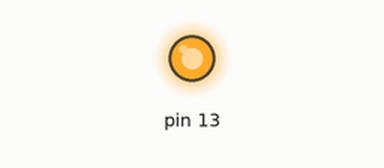
A sketch run on a simulated Arduino Uno, built with avr-gcc and run on an emulated ATmega328P. Parts: output pins drawn as LEDs (lit = HIGH).

Above: at 0.5 s.
At 7.0 s:
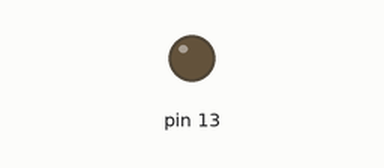
Timing chart, 0 to 11.7 s (numbered marks = the images above):
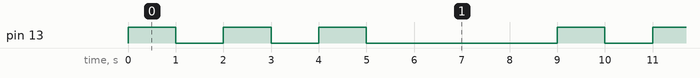

Measured:
- by itself, pin 13: repeats every 9.0 s: 2 × (LOW 1.0 s, HIGH 1.0 s), LOW 4.0 s, HIGH 1.0 s
- by itself, everything shown: repeats every 9.0 s, in 6 steps

The sketch:

heartbeat.ino
```cpp
int count=1;
void setup() {
 pinMode (13, OUTPUT);
}

void loop() {
 for(count=1; count<1000; count++)
 {
   if (count%4!=0)
   {
    digitalWrite(13, HIGH);
    delay(1000);
    digitalWrite(13, LOW);
    delay(1000);
   }
   else if (count%4==0)
   {
    digitalWrite(13, LOW);
    delay(3000);
   }
 }

}
```
